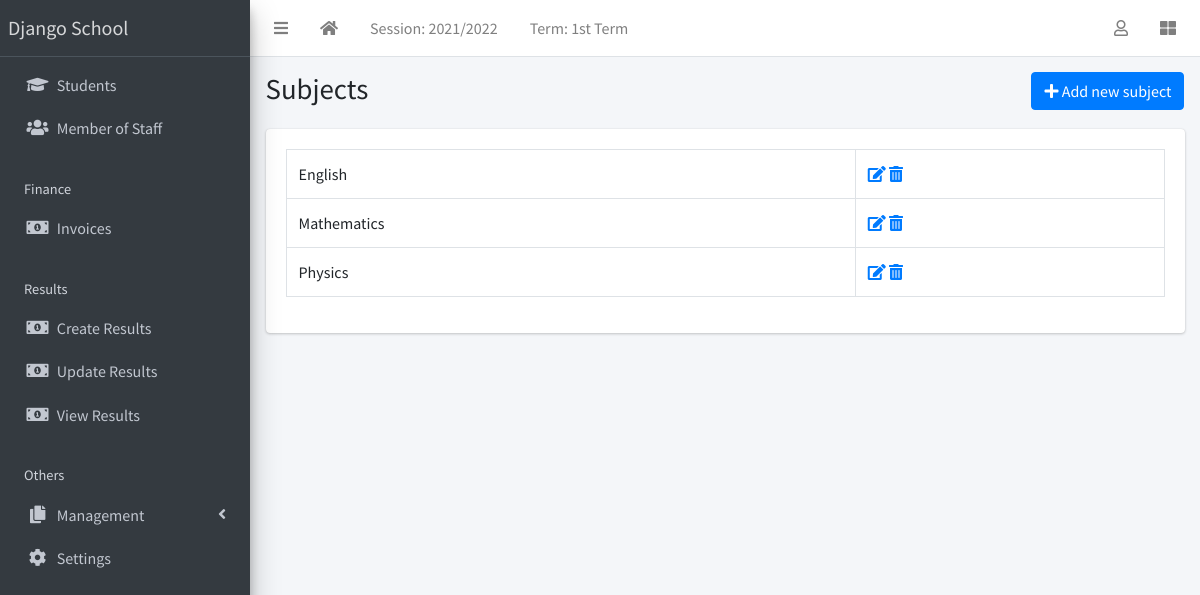
The app's page /subject/list/ (signed in) with its own data.
### apps/corecode/models.py (models this page shows, shortened)
class AcademicSession(models.Model):
    name = models.CharField(max_length=200, unique=True)
    current = models.BooleanField(default=True)
    class Meta:
        ordering = ["-name"]

class AcademicTerm(models.Model):
    name = models.CharField(max_length=20, unique=True)
    current = models.BooleanField(default=True)
    class Meta:
        ordering = ["name"]

class SiteConfig(models.Model):
    key = models.SlugField()
    value = models.CharField(max_length=200)

class Subject(models.Model):
    name = models.CharField(max_length=200, unique=True)
    class Meta:
        ordering = ["name"]
    def __str__(self):
        return self.name

### apps/corecode/views.py (the view)
# urls.py: path("subject/list/", SubjectListView.as_view(), name="subjects"),
class SubjectListView(LoginRequiredMixin, SuccessMessageMixin, ListView):
    model = Subject
    template_name = "corecode/subject_list.html"
    def get_context_data(self, **kwargs):
        context = super().get_context_data(**kwargs)
        context["form"] = SubjectForm()
        return context

### apps/corecode/context_processors.py (called while the page is built)
def site_defaults(request):
    current_session = AcademicSession.objects.get(current=True)
    current_term = AcademicTerm.objects.get(current=True)
    vals = SiteConfig.objects.all()
    contexts = {
        "current_session": current_session.name,
        "current_term": current_term.name,
    }
    for val in vals:
        contexts[val.key] = val.value
    return contexts

### apps/corecode/templates/corecode/subject_list.html (shortened to what this page needs)
{% extends 'base.html' %}
{% load widget_tweaks %}
{% block title %}
Subjects
{% endblock title %}
{% block breadcrumb %}
  <a class="btn btn-primary" href="#" data-toggle="modal" data-target="#modal1">
    <i class="fa fa-plus"></i>
    Add new subject
  </a>
{% endblock breadcrumb %}
{% block content %}
  <div class="row">
    <div class="col-sm-12">
        <table class="table table-bordered">
          <tbody>
            {% for object in object_list %}
            <tr>
              <td>{{ object }}</td>
              <td><a href="{% url 'subject-update' object.id %}"><i
                    class="fa fa-edit"></i></a> <a
                  href="{% url 'subject-delete' object.id %}"><i
                    class="fa fa-trash-alt"></i></a></td>
            </tr>
            {% endfor %}
          </tbody>
        </table>
    </div>
  </div>
{% endblock content %}

### templates/base.html (shortened to what this page needs)
{% load static %}
<!DOCTYPE html>
<html lang="en">
<head>
  <link rel="stylesheet" href="{% static 'plugins/fontawesome-free/css/all.min.css' %}">
  <link rel="stylesheet" href="{% static 'plugins/toastr/toastr.min.css' %}">
  <link rel="stylesheet"
    href="{% static 'plugins/overlayScrollbars/css/OverlayScrollbars.min.css' %}">
  <link rel="stylesheet" href="{% static 'plugins/Datatables/datatables.min.css' %}" />
  <link rel="stylesheet" href="{% static 'dist/css/adminlte.min.css' %}">
</head>
<body
  class="hold-transition sidebar-mini layout-fixed layout-navbar-fixed layout-footer-fixed">
  <div class="wrapper">
    <nav class="main-header navbar navbar-expand navbar-white navbar-light">
      <ul class="navbar-nav">
        <li class="nav-item">
          <a class="nav-link" data-widget="pushmenu" href="#" role="button"><i
              class="fas fa-bars"></i></a>
        </li>
        <li class="nav-item d-none d-sm-inline-block">
          <a href="{% url 'home' %} " class="nav-link"><i class="fa fa-home"></i></a>
        </li>
        <li class="nav-item d-none d-sm-inline-block">
          <a href="{% url 'current-session' %}" class="nav-link">Session: {{ current_session }}</a>
        </li>
        <li class="nav-item d-none d-sm-inline-block">
          <a href="{% url 'current-session' %}" class="nav-link">Term: {{ current_term }}</a>
        </li>
      </ul>
      <ul class="navbar-nav ml-auto">
        <li class="nav-item dropdown">
          <a class="nav-link" data-toggle="dropdown" href="#">
            <i class="far fa-user"></i>
          </a>
        </li>
        <li class="nav-item">
          <a class="nav-link" data-widget="control-sidebar" data-slide="true"
            href="#" role="button"><i class="fas fa-th-large"></i></a>
        </li>
      </ul>
    </nav>
    <aside class="main-sidebar sidebar-dark-primary elevation-4">
      <a href="{% url 'home' %}" class="brand-link">{{ school_name | default:"MySchool" }}</a>
      <div class="sidebar">
        <nav class="mt-2">
          <ul class="nav nav-pills nav-sidebar flex-column"
            data-widget="treeview" role="menu" data-accordion="false">
            <li class="nav-item">
              <a href="{% url 'student-list' %}" class="nav-link">
                <i class="nav-icon fas fa-graduation-cap"></i>
                <p>
                  Students
                </p>
              </a>
            </li>
            <li class="nav-item">
              <a href="{% url 'staff-list' %}" class="nav-link">
                <i class="nav-icon fas fa-users"></i>
                <p>
                  Member of Staff
                </p>
              </a>
            </li>
            <li class="nav-header">Finance</li>
            <li class="nav-item">
              <a href="{% url 'invoice-list' %}" class="nav-link">
                <i class="nav-icon fas fa-money-bill-alt"></i>
                <p>
                  Invoices
                </p>
              </a>
            </li>
            <li class="nav-header">Results</li>
            <li class="nav-item">
              <a href="{% url 'create-result' %}" class="nav-link">
                <i class="nav-icon fas fa-money-bill-alt"></i>
                <p>
                  Create Results
                </p>
              </a>
            </li>
            <li class="nav-item">
              <a href="{% url 'edit-results' %}" class="nav-link">
                <i class="nav-icon fas fa-money-bill-alt"></i>
                <p>
                  Update Results
                </p>
              </a>
            </li>
            <li class="nav-item">
              <a href="{% url 'view-results' %}" class="nav-link">
                <i class="nav-icon fas fa-money-bill-alt"></i>
                <p>
                  View Results
                </p>
              </a>
            </li>
            <li class="nav-header">Others</li>
            <li class="nav-item has-treeview">
              <a href="#" class="nav-link">
                <i class="nav-icon fas fa-copy"></i>
                <p>
                  Management
                  <i class="fas fa-angle-left right"></i>
                </p>
              </a>
            </li>
            <li class="nav-item">
              <a href="{% url 'configs' %}" class="nav-link">
                <i class="nav-icon fas fa-cog"></i>
                <p>
                  Settings
                </p>
              </a>
            </li>
          </ul>
        </nav>
      </div>
    </aside>
    <div class="content-wrapper">
      <section class="content-header">
        <div class="container-fluid">
          <div class="row mb-1">
            <div class="col-sm-8">
              <h1>{% block title %}{% endblock title %}</h1>
            </div>
            <div class="col-sm-4">
              <ol class="breadcrumb float-sm-right">
                <li class="breadcrumb-item">{% block breadcrumb %}{% endblock breadcrumb %}</li>
              </ol>
            </div>
          </div>
        </div>
      </section>
      <section class="content">
        <div class="container-fluid">
          <div class="row">
            <div class="col-md-12">
              {% block fullcard %}
              <div class="card">
                <div class="card-body">
                  <div class="row">
                    <div class="col">
                      {% block content %}
                      {% endblock content %}
                    </div>
                  </div>
                </div>
              </div>
              {% endblock fullcard %}
            </div>
          </div>
        </div>
      </section>
    </div>
  </div>
</body>
</html>

### records on screen
AcademicSession: name "2021/2022"
AcademicTerm: name "1st Term"
SiteConfig: value "Django School"
Subject: name "English"
Subject: name "Mathematics"
Subject: name "Physics"
